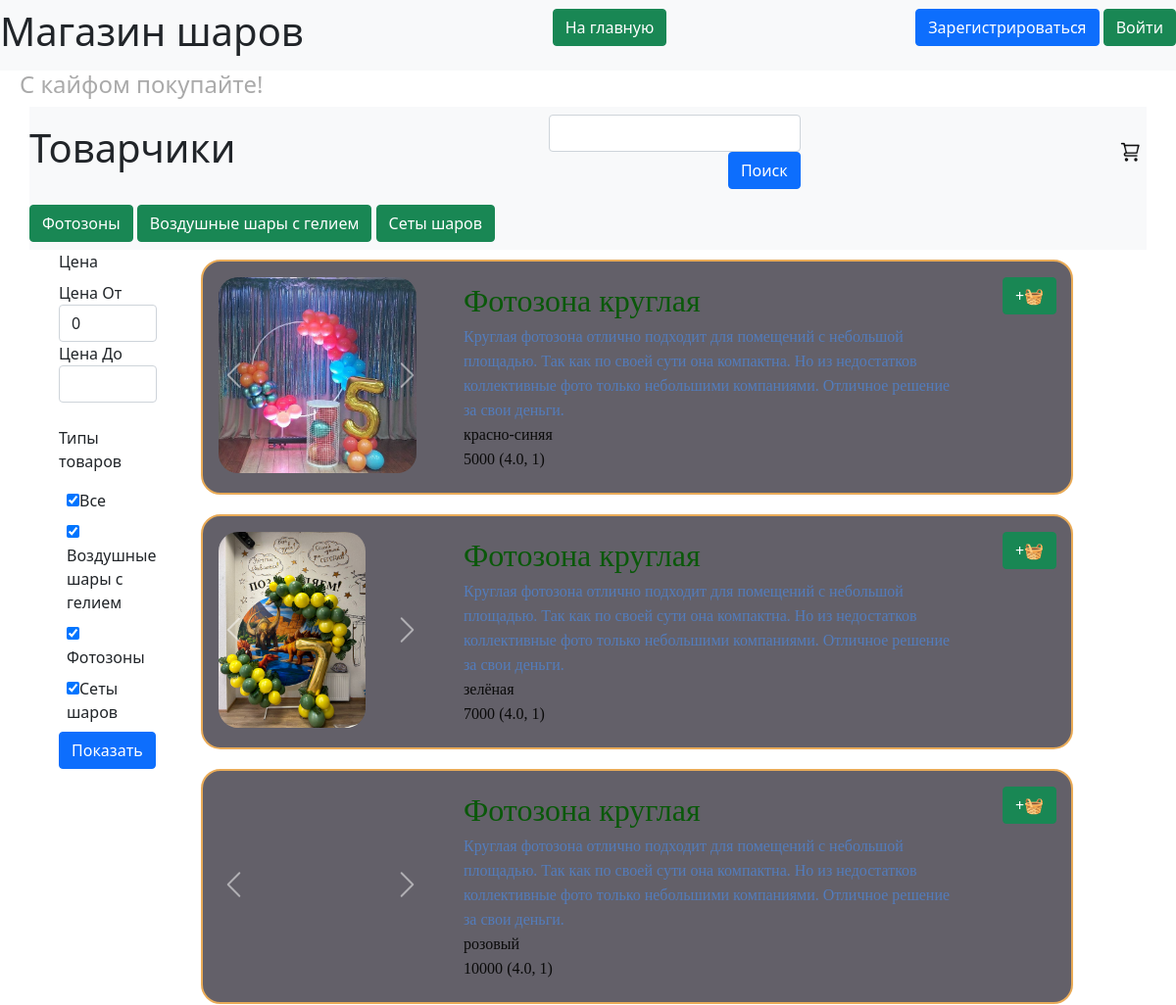
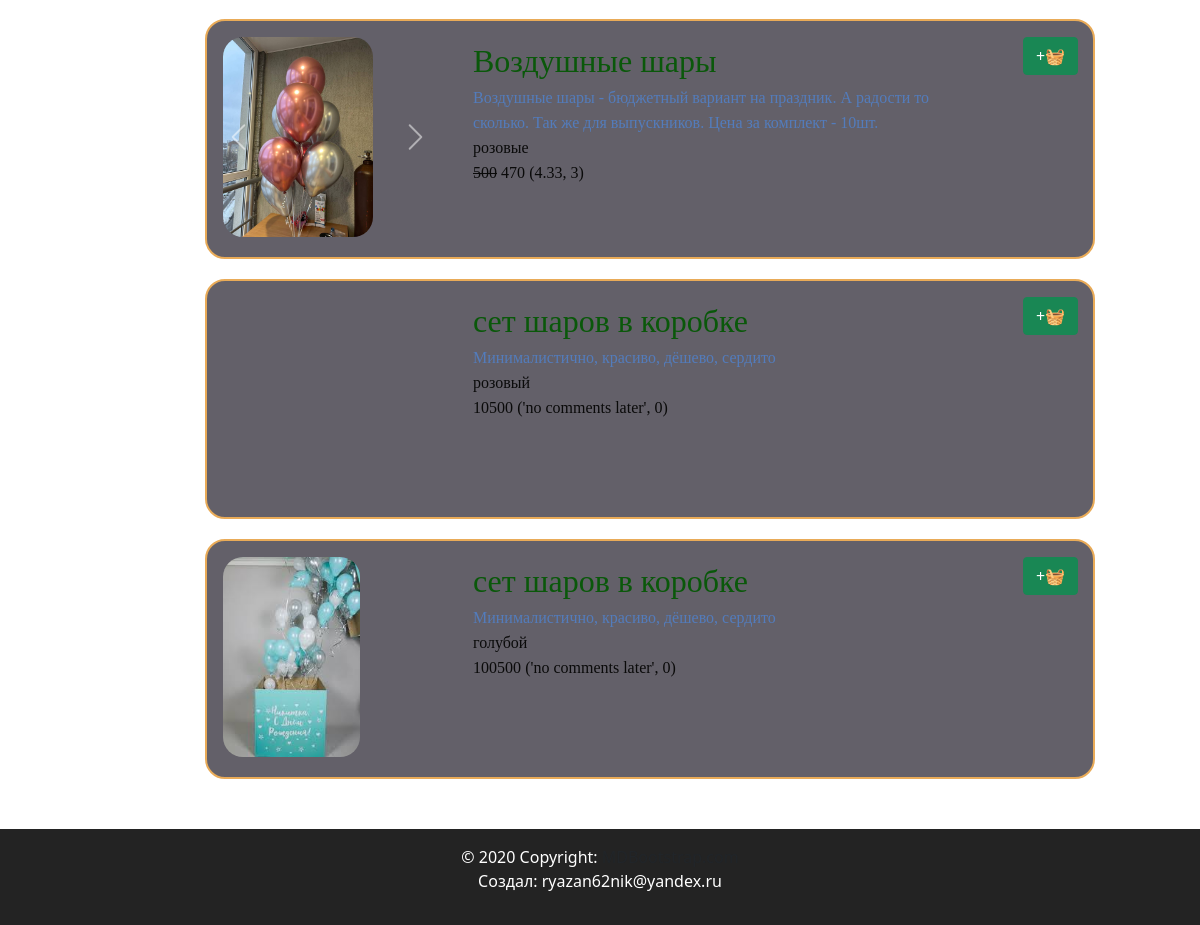
Screenshot of /search with the database file from the repository (2 pictures, top to bottom).
### data/types.py (models this page shows, shortened)
class Types(SqlAlchemyBase):
    __tablename__ = 'types'
    id = sqlalchemy.Column(sqlalchemy.Integer,
                           primary_key=True, autoincrement=True)
    title = sqlalchemy.Column(sqlalchemy.String, nullable=True)
    products = orm.relationship("ProductGroup", back_populates='type_relation')

### data/products.py (models this page shows, shortened)
class Products(SqlAlchemyBase, SerializerMixin):
    __tablename__ = 'products'
    id = sqlalchemy.Column(sqlalchemy.Integer,
                           primary_key=True, autoincrement=True)
    color = sqlalchemy.Column(sqlalchemy.String, nullable=True)
    sale = sqlalchemy.Column(sqlalchemy.Integer, nullable=True)
    cost = sqlalchemy.Column(sqlalchemy.Integer)
    remains = sqlalchemy.Column(sqlalchemy.Integer, nullable=True)
    img = sqlalchemy.Column(sqlalchemy.String, default='0_0_0_none.jpg')
    product_group_id = sqlalchemy.Column(sqlalchemy.Integer, sqlalchemy.ForeignKey("product_group.id"))
    product_group = orm.relationship('ProductGroup')
    category = orm.relationship("Category",
                                secondary="products_to_category",
                                backref="products")
    def get_img(self):
        return self.img.split(', ')
    def get_price(self):
        if self.sale == 0:
            return str(self.cost)
        return f'<del>{self.cost}</del> {self.cost - self.sale}'

### data/products_group.py (models this page shows, shortened)
class ProductGroup(SqlAlchemyBase, SerializerMixin):
    __tablename__ = 'product_group'
    id = sqlalchemy.Column(sqlalchemy.Integer,
                           primary_key=True, autoincrement=True)
    title = sqlalchemy.Column(sqlalchemy.String, nullable=True)
    description = sqlalchemy.Column(sqlalchemy.String, nullable=True)
    type = sqlalchemy.Column(sqlalchemy.Integer, sqlalchemy.ForeignKey("types.id"))
    type_relation = orm.relationship('Types')
    products = orm.relationship("Products", back_populates='product_group')
    comments = orm.relationship("Comments", back_populates='product_group')
    def get_average_mark(self):
        average = round(sum([comment.mark for comment in self.comments]) / len(self.comments), 2) if len(self.comments) else  'no comments later'
        return average, len(self.comments)

### data/comments.py (models this page shows, shortened)
class Comments(SqlAlchemyBase, SerializerMixin):
    __tablename__ = 'comments'
    id = sqlalchemy.Column(sqlalchemy.Integer,
                           primary_key=True, autoincrement=True)
    content = sqlalchemy.Column(sqlalchemy.String, nullable=True)
    plus = sqlalchemy.Column(sqlalchemy.String, nullable=True)
    minus = sqlalchemy.Column(sqlalchemy.String, nullable=True)
    mark = sqlalchemy.Column(sqlalchemy.Integer, nullable=True)
    product_group_id = sqlalchemy.Column(sqlalchemy.Integer, sqlalchemy.ForeignKey("product_group.id"))
    product_group = orm.relationship('ProductGroup')
    user_id = sqlalchemy.Column(sqlalchemy.Integer, sqlalchemy.ForeignKey("users.id"))
    user = orm.relationship('User')

### server.py (the view, shortened to what this page needs)
@app.route("/search", methods=['GET', 'POST'])
def search_get():
    db_sess = db_session.create_session()
    types_db = db_sess.query(Types).all()
    types_data = [(i.id, i.title) for i in types_db]
    form = SearchForm(types_data=types_data)
    if form.validate_on_submit():
        text = request.form.get("text", default="", type=str)
        min_cost = form.min_cost.data
        max_cost = form.max_cost.data
        types = ', '.join([str(i) for i in form.types.data]) or -1
        return redirect(f'/search?text={text}&min_cost={min_cost}&max_cost={max_cost}&types={types}')
    elif request.method == 'GET':
        text = request.args.get("text", default="", type=str)
        min_cost = request.args.get("min_cost", default=0, type=int)
        max_cost = request.args.get("max_cost", type=int)
        types_post = [int(i) for i in request.args.get("types", default='-1', type=str).split(', ')]
        if -1 in types_post:
            types_post = [i[0] for i in form.types.choices]
        form.types.data = types_post
        form.min_cost.data = min_cost
        form.max_cost.data = max_cost
        products = []
        products_color = []
        if text:
            print(text.split())
            for word in text.split():
                products.append(db_sess.query(Products).join(Products.product_group).filter(
                    (Products.product_group.property.mapper.class_.title.like(f'%{word}%')) | (
                        Products.product_group.property.mapper.class_.description.like(f'%{word}%'))).filter(
                    Products.product_group.property.mapper.class_.type.in_(types_post)))
                products_color.append(db_sess.query(Products).join(Products.product_group).filter(
                    Products.product_group.property.mapper.class_.type.in_(types_post)).filter(
                    Products.color.like(f'%{word}%')))
            turn = products + products_color
        else:
            turn = [db_sess.query(Products).join(Products.product_group).filter(
                Products.product_group.property.mapper.class_.type.in_(types_post))]
        if max_cost:
            for i, item in enumerate(turn):
                turn[i] = item.filter(Products.cost - Products.sale <= max_cost)
        to_show = []
        for i, item in enumerate(turn):
            to_show.extend(item.filter(Products.cost >= min_cost).all())
        show_parts = {}
        for product in to_show:
            type_title = product.product_group.type_relation.title
            if type_title not in show_parts:
                show_parts[type_title] = []
            show_parts[type_title].append(product)
        types_db = db_sess.query(Types).all()
        return render_template('pages/search.html', title='product', products=to_show, text=text, min_cost=min_cost,
                               max_cost=max_cost or '', types=types_db, form=form, show_parts=show_parts)

### forms/products.py
class SearchForm(FlaskForm):
    min_cost = StringField('Цена От', validators=[], default='0')
    max_cost = StringField('Цена До', validators=[])
    types = MultiCheckboxField('Типы товаров', coerce=int, choices=[(-1, 'Все')])
    submit = SubmitField('Показать')
    def __init__(self, *args, types_data=[], **kwargs):
        super().__init__(*args, **kwargs)
        self.types.choices.extend(types_data)

### data/db_session.py (called while the page is built)
def create_session() -> Session:
    global __factory
    return __factory()

### templates/pages/search.html (shortened to what this page needs)
{% extends "base.html" %}
{% block content %}
<nav class="navbar navbar-light bg-light title-width">
    <div align="left">
        <h1>Товарчики</h1>
    </div>
    <div align="right">
        <form method="POST">
            <nav>
                <input type="text" id="text" name="text" class="form-control" align="left" value="{{text}}"/>
                <input type="submit" value="Поиск" class="btn btn-primary" align="right"/>
            </nav>
        </form>
    </div>
    <div align="right">
        <a href="/basket">
            <div class="basket-button"></div>
        </a>
    </div>
</nav>
<nav class="navbar navbar-light bg-light title-width">
    <div align="right">
        {% for type in show_parts %}
        <a href="#{{type}}" class="btn btn-success">{{type}}</a>
        {% endfor %}
    </div>
</nav>
<div class="main-sidebar">
    <div class="sidebar">
        <label class="form-label">Цена</label>
        <form action="" method="post">
            {% for field in form if field.name not in ['csrf_token', 'submit', 'types', 'all_types'] %}
            <div>
                {{ field.label() }}
                {{ field(class="form-control")}}
            </div>
            {% endfor %}
            <br>
            <p>{{form.types.label}}</p>
            <div>
                {% for subfield in form.types %}
                <div style="margin: 0 1vh 1vh 1vh;">{{ subfield() }}{{ subfield.label.text }}
                </div>
                {% endfor %}
            </div>
            <p>{{ form.submit(type="submit", class="btn btn-primary") }}</p>
        </form>
    </div>
    <div class="menu">
        {% for parts in show_parts %}
        {% for product in show_parts[parts] %}
        {% include 'includes/product.html' %}
        {% endfor %}
        {% endfor %}
    </div>
</div>
{% endblock %}

### templates/includes/product.html (shortened to what this page needs)
{%if view == 'cube'%}
<link rel="stylesheet" href="{{ url_for('static', filename='css/product_cube_style.css') }}">
{%else%}
<link rel="stylesheet" href="{{ url_for('static', filename='css/product_style.css') }}">
{%endif%}
<div class="product menu-item">
    <div class="product-img-place">
        {% if product.get_img()[0]%}
        <div id="carousel{{product.id}}" class="carousel slide" data-bs-ride="false">
            <div class="carousel-inner">
                <div class="carousel-item active">
                    <img class="d-block product-img" src="/static/img/products/{{product.get_img()[0]}}"
                         alt="{{product.get_img()[0]}}">
                </div>
            </div>
            <a class="carousel-control-prev" href="#carousel{{product.id}}" role="button" data-slide="prev">
                <span class="carousel-control-prev-icon" aria-hidden="true"></span>
            </a>
            <a class="carousel-control-next" href="#carousel{{product.id}}" role="button" data-slide="next">
                <span class="carousel-control-next-icon" aria-hidden="true"></span>
            </a>
        </div>
        {%else%}
        <img class="product-img" src="/static/img/products/none.jpg"
             alt="/static/img/products/{{product.get_img()[0]}}"/>
        {%endif%}
    </div>
    <div class="product-description">
        <div align="left">
            <a href="/show_product/{{product.product_group_id}}/{{product.id}}"
               class="product-no-title text-decoration:none">
                <div>
                    <span class="product-description-title">{{product.product_group.title}}</span><br>
                    <span class="product-description-description">{{product.product_group.description}}</span><br>
                    <span class="product-description-color">{{product.color}}</span><br>
                    <span class="product-description-color">{% autoescape false %}{{product.get_price()}}{% endautoescape %}</span>
                    <span class="product-description-color">{{product.product_group.get_average_mark()}}</span>
                </div>
            </a>
        </div>
    </div>
    <div class="product-button-plus">
        <button class="btn btn-success"
                onclick="addToBasket('{{ product.id }}'{% if current_user.is_authenticated %}, '{{current_user.id}}' {%endif%});">
            +🧺
        </button>
    </div>
</div>

### static/css/header.css (style rules this page uses)
:root { --main-color: #0179FA; --second-color: white; }

### static/css/footer.css (style rules this page uses)
:root { --main-color: #111111; --second-color: white; }

### static/css/style.css (style rules this page uses)
:root { --main-color: #0179FA; --second-color: #ffffff; --thirdly_color: #629ee3; }
body { background-color: var(--second-color); }

### static/css/mystyle.css (style rules this page uses)
html { --firstly-color: white; --secondary-color: rgba(91, 82, 212, 0.837); --thirdly-color: rgb(99, 96, 105); --fourly-color: rgb(144, 182, 242); --black: rgb(35, 35, 35); --dark-blue: #12191D; --white: #FFFFFF; --green: #33FF00; --caribbean: #00E197; --light-green: #8EEF8C; --turquoise: #12EEFF; --pink: #F053D5; --red: #FE785A; --gray-900: #0C1114; --gray-700: #242A2C; --gray-650: #495257; --gray-600: #424B4F; --gray-500: #495257; --gray-300: #8D979E; --gray-200: #ACB4B9; --gray-150: #AEB6BB; --gray-100: #EEF1F3; --gray-50: #F6F8F9; }
.basket-button { width: 3vh; height: 3vh; border: none; background-image: url('../img/system/cart_icon.png'); background-size: cover; margin: 5px 5px; }
.menu { display: flex; justify-content: space-around; align-items: flex-start; flex-wrap: wrap; padding: 5vh; padding-top: 0; //border: 5px solid rgb(0 0 0); }
.menu-item { width: 30vh; height: 30vh; margin: 10px 5px; text-align: center; background-color: var(--thirdly-color); position: relative; border-radius: 20px; flex-basis: content; }
.title-width { min-width: 100%; }
.main-sidebar { width: 90vw; //height: 100vh; margin: auto; display:grid; grid-template-columns: 100px 1fr; gap:10; grid-auto-flow: column; }
body { margin: 0; padding: 0; text-align: center; }

### static/css/product_style.css (style rules this page uses)
a { color:#537CBC; text-decoration:none; }
.product { border: 2px solid rgb(233 171 88); //border-bottom: 2px solid rgb(233 171 88); display: grid; grid-template-columns: repeat(3, 1fr); grid-template-rows: 1fr; gap: 10px; grid-auto-rows: 1fr; }
.product > div { padding: 1em; color: #d9480f; }
.product-img-place { grid-column: 1 / 2; //grid-row: 1 / 2; width: 30vh; height: 30vh; }
.product-img { height: 25vh; border-radius: 20px; object-fit: cover; }
.product-description { grid-column: 2 / 3; //grid-row: 1 / 2; width: 45vw; height: 30vh; }
.product-description-title { font-size: 2rem; font-family: cursive; color: rgb(10 88 10); text-align: left; }
.product-description-description { font-family: cursive; color: #537CBC; text-align: left; }
.product-description-color { font-family: cursive; color: rgb(10 10 10); text-align: left; }
.product-no-title { color: rgb(1 1 1); }
.product-button-plus { grid-column: 3 / 4; //grid-row: 1 / 2; }

### rows the page displays
Types: title "Фотозоны", label.text "Фотозоны"
Types: title "Воздушные шары с гелием", label.text "Воздушные шары с гелием"
Types: title "Сеты шаров", label.text "Сеты шаров"
Products: img (picture), product_group "Фотозона круглая", product_group.description "Круглая фотозона отлично подходит для помещений с небольшой площадью. Так как по своей сути она компактна. Но из недостатков коллективные фото только небольшими компаниями. Отличное решение за свои деньги.", color "красно-синяя", get_price "5000", product_group.get_average_mark "(4.0, 1)"
Products: img (picture), product_group "Фотозона круглая", product_group.description "Круглая фотозона отлично подходит для помещений с небольшой площадью. Так как по своей сути она компактна. Но из недостатков коллективные фото только небольшими компаниями. Отличное решение за свои деньги.", color "зелёная", get_price "7000", product_group.get_average_mark "(4.0, 1)"
Products: shows a picture, product_group "Фотозона круглая", product_group.description "Круглая фотозона отлично подходит для помещений с небольшой площадью. Так как по своей сути она компактна. Но из недостатков коллективные фото только небольшими компаниями. Отличное решение за свои деньги.", color "розовый", get_price "10000", product_group.get_average_mark "(4.0, 1)"
Products: shows a picture, product_group "Воздушные шары", product_group.description "Воздушные шары - бюджетный вариант на праздник. А радости то сколько. Так же для выпускников. Цена за комплект - 10шт.", color "розовые", get_price "500 470", product_group.get_average_mark "(4.33, 3)"
Products: shows a picture, product_group "сет шаров в коробке", product_group.description "Минималистично, красиво, дёшево, сердито", color "розовый", get_price "10500", product_group.get_average_mark "('no comments later', 0)"
Products: shows a picture, product_group "сет шаров в коробке", product_group.description "Минималистично, красиво, дёшево, сердито", color "голубой", get_price "100500", product_group.get_average_mark "('no comments later', 0)"

### other values shown
{{ field.label() }} "Цена От" "Цена До"
{{ subfield.label.text }} "Все"
